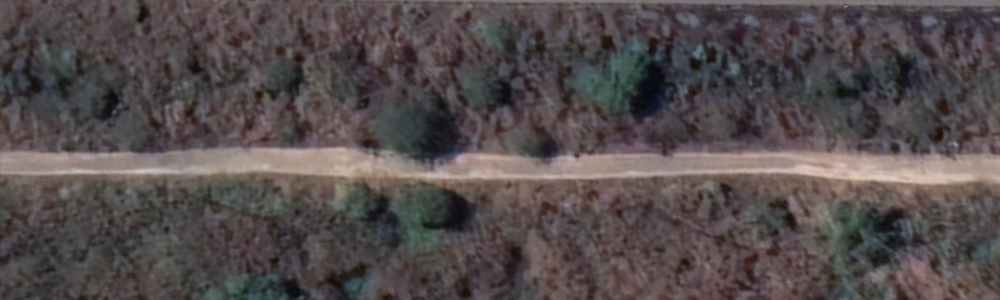
#> input picture KACHA.PNG, 1000 x 300 px, shrunk from 2536 x 760 before the run
$ jupyter execute 'KACHA ROAD.ipynb'
#> lines starting #> are read from the running program, lines starting #| are printed output that depends on the picture; after the words box and inside, x2 and y2 are one past the last pixel; in counts of white or black regions, pixels touching at a corner belong together; long printed decimals are rounded
[cell 1]
import cv2 as cv
import numpy as np
import os


KACHA_img = cv.imread('KACHA.PNG', cv.IMREAD_UNCHANGED)
#> KACHA_img is the input picture: shape (300, 1000, 4); mean B, G, R, A 76.9, 76.4, 84.4, 255
straps_img = cv.imread('kachastraps.PNG', cv.IMREAD_UNCHANGED)
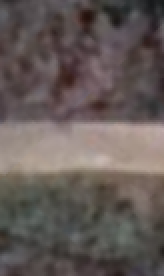
#> input picture kachastraps.PNG, 82 x 138 px, shrunk from 207 x 351 before the run (shown 2 times larger)
#> straps_img is the input picture: shape (138, 82, 4); mean B, G, R, A 86.8, 89.7, 99.4, 255


result = cv.matchTemplate(KACHA_img, straps_img, cv.TM_CCOEFF_NORMED)
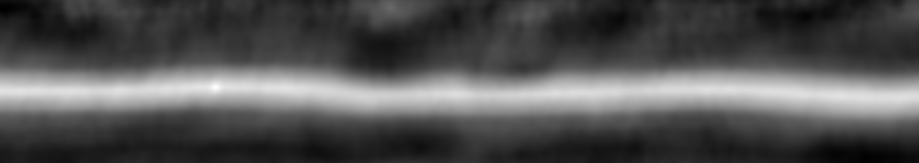
#> result: shape (163, 919) float32; min -0.485, max 0.998, mean -0.00416; drawn with min black and max white


min_val, max_val, min_loc, max_loc = cv.minMaxLoc(result)
#> min_val = -0.485; max_val = 0.998; min_loc = (4, 8); max_loc = (215, 87)

print('Best match top left position: %s' % str(max_loc))
#| Best match top left position: (215, 87)
print('Best match confidence: %s' % max_val)
#| Best match confidence: 0.9984


threshold = 0.6
if max_val >= threshold:
    print('Found KACHA.')


    straps_w = straps_img.shape[1]
#> straps_w = 82
    straps_h = straps_img.shape[0]
#> straps_h = 138


    top_left = max_loc
#> top_left = (215, 87)
    bottom_right = (top_left[0] + straps_w, top_left[1] + straps_h)
#> bottom_right = (297, 225)


    cv.rectangle(KACHA_img, top_left, bottom_right,
                    color=(0, 255, 0), thickness=2, lineType=cv.LINE_4)
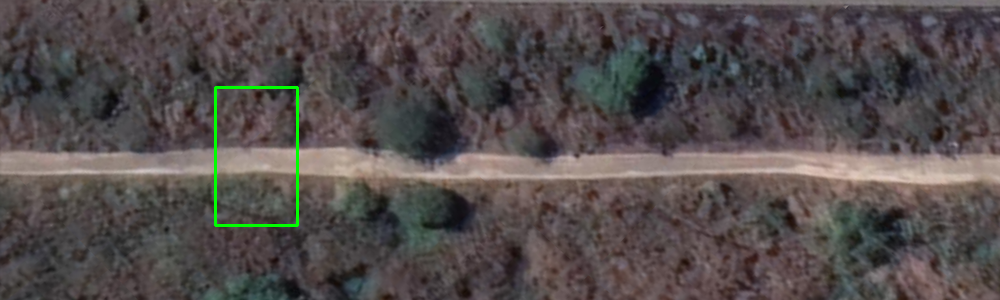
#> KACHA_img: shape (300, 1000, 4); 0.44% of pixels changed, all inside (x1, y1, x2, y2) = (214, 86, 299, 227)


    cv.imwrite('result.jpg', KACHA_img)

else:
    print('KACHA not found.')
